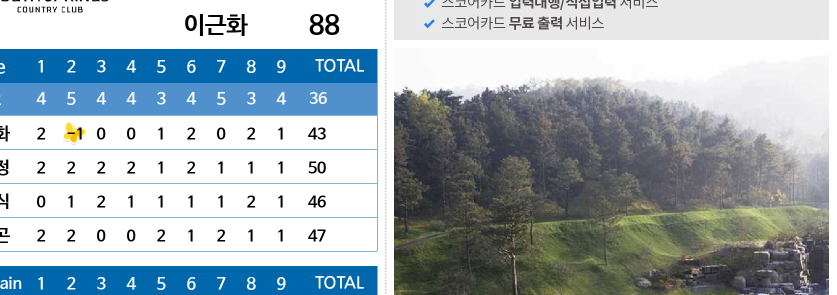
#> input picture test/case1_01_feature_crop.png, 1673 x 590 px, found by its file name (shown at 1/2 size); its folder holds only this picture in this run
$ python image_clean_tst_01.py
#> lines starting #> are read from the running program, lines starting #| are printed output that depends on the picture; after the words box and inside, x2 and y2 are one past the last pixel; in counts of white or black regions, pixels touching at a corner belong together
### modules/image_cleaner.py
"""
이미지 정리 모듈

의도: 케이스별로 이미지를 정리하여 OCR 정확도 향상
- case1: 검은색 외 색상 제거
- case2: 번호별 다른 처리 (숫자/기호 모드)
- case3: case1과 동일
"""

import os
import cv2
import numpy as np
import logging
import sys
sys.path.append(os.path.dirname(os.path.dirname(os.path.abspath(__file__))))
from modules.utils import ensure_directory
from config import BLACK_THRESHOLD, EXCLUDE_INDICES, IMAGE_EXTENSIONS

logger = logging.getLogger(__name__)

class ImageCleaner:
    """이미지 정리 싱글톤 클래스

    의도: 프로젝트 전체에서 단일 인스턴스로 이미지 정리 작업 수행
    """

    _instance = None

    def __new__(cls):
        if cls._instance is None:
            cls._instance = super(ImageCleaner, cls).__new__(cls)
            cls._instance._initialized = False
        return cls._instance

    def __init__(self):
        """이미지 정리기 초기화

        의도: 설정값을 config에서 로드하여 인스턴스 생성
        """
        if not self._initialized:
            self.black_threshold = BLACK_THRESHOLD
            self.exclude_indices = EXCLUDE_INDICES
            self._initialized = True
            logger.debug("ImageCleaner 초기화 완료")

    @classmethod
    def get_instance(cls):
        """싱글톤 인스턴스 반환

        의도: 어디서든 동일한 인스턴스 접근 가능
        """
        if cls._instance is None:
            cls._instance = ImageCleaner()
        return cls._instance

    # [32 lines left out: function _should_process_image, not called in this run]

    def clean_case1(self, image_path):
        """case1 이미지 정리

        의도: 검은색 외 모든 색상을 제거하여 OCR 정확도 향상

        Args:
            image_path: 처리할 이미지 경로

        Returns:
            정리된 이미지 또는 None (실패 시)
        """
#> called with image_path = 'test/case1_01_feature_crop.png'
        img = cv2.imread(image_path)
#> img is the input picture: shape (590, 1673, 3); mean B, G, R 183.8, 176.1, 162.9
        if img is None:
            logger.error(f"이미지 로드 실패: {image_path}")
            return None

        try:
            # 그레이스케일 변환
            if len(img.shape) == 3:
                gray = cv2.cvtColor(img, cv2.COLOR_BGR2GRAY)
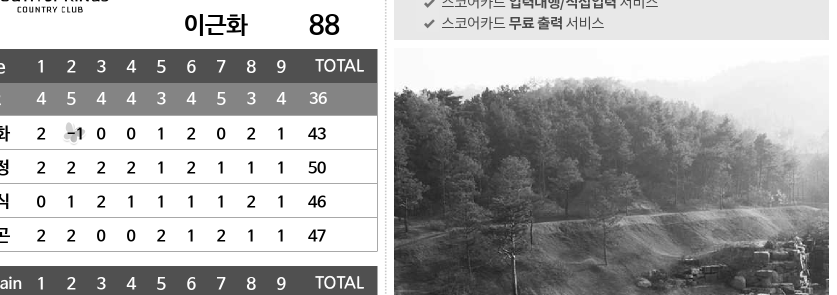
#> gray: shape (590, 1673) (shown at 1/2 size); min 0, max 255, mean 173.1
            else:
                gray = img

            # 검은색 마스크 생성
            black_mask = gray < self.black_threshold
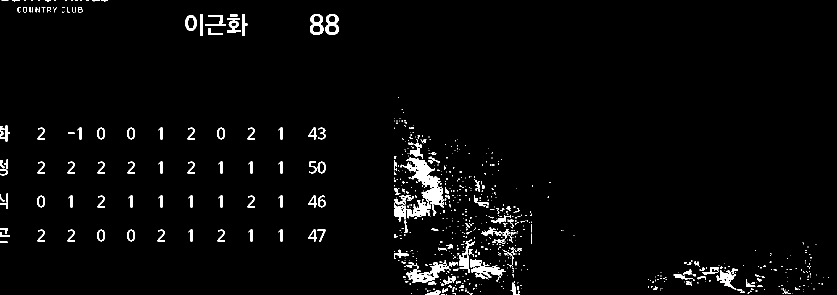
#> black_mask: shape (590, 1673) bool (shown at 1/2 size); 2.6% white; 720 white regions (558 under 20 px), largest, box (x1, y1, x2, y2) and area: (788, 315, 889, 443) 4232, (812, 525, 901, 566) 1295, (943, 524, 1011, 558) 898

            # 검은색이 아닌 픽셀을 흰색으로 변경
            cleaned = gray.copy()
            cleaned[~black_mask] = 255
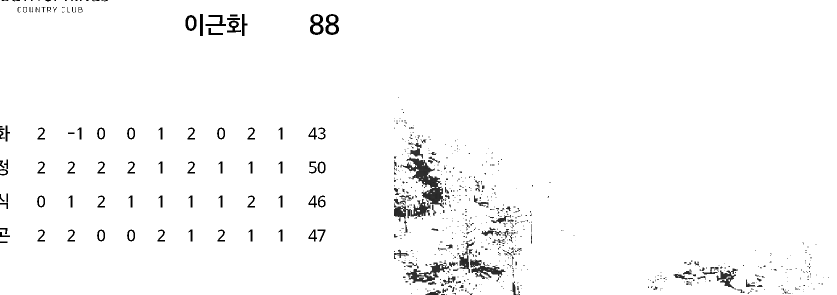
#> cleaned: shape (590, 1673) (shown at 1/2 size); min 0, max 255, mean 249.1

            logger.debug(f"case1 이미지 정리 완료: {image_path}")
            return cleaned
        except Exception as e:
            logger.error(f"case1 이미지 정리 실패 ({image_path}): {e}")
            return None

    # [178 lines left out: functions clean_case2, _extract_symbols, _process_normal_mode, _process_background_mode, clean_folder, not called in this run]

### config.py
"""
골프 스코어카드 인식 프로젝트 설정 파일

의도:
    - 모든 모듈에서 공통으로 사용하는 설정값들을 중앙에서 일관되게 관리합니다.
    - 기능(동작)을 변경하지 않기 위해 기존 기본값을 그대로 유지하고,
      필요 시 환경변수(.env 포함)로 덮어쓸 수 있도록 합니다.

환경변수 규칙(기본값 유지):
    - 값이 제공되지 않으면 기존 하드코딩 값이 그대로 사용됩니다.
    - 제공되면 안전한 파싱을 거쳐 해당 설정에만 반영됩니다.

Google-style Docstring 규약을 따라 모듈의 의도를 명확히 기술합니다.
"""

import os
from typing import Optional

# ==================== 기본 경로 설정 ====================
# 프로젝트 루트 디렉토리
PROJECT_ROOT = os.path.dirname(os.path.abspath(__file__))

# 데이터 폴더 경로 (data/ 폴더 내부로 변경)
DATA_FOLDER = os.path.join(PROJECT_ROOT, "data")

# 입력/출력 폴더 경로들
RAW_IMG_FOLDER = os.path.join(DATA_FOLDER, "raw_img")
RAW_IMG_UPSCALE_FOLDER = os.path.join(DATA_FOLDER, "raw_img_upscale")  # 업스케일링된 이미지 저장 폴더
RAW_CROP_NUM_FOLDER = os.path.join(DATA_FOLDER, "raw_crop")
RAW_CLEAN_NUM_FOLDER = os.path.join(DATA_FOLDER, "raw_clean")
RESULT_CONVERT_NUM_FOLDER = os.path.join(DATA_FOLDER, "result_convert")
RESULT_CLAUDE_FOLDER = os.path.join(DATA_FOLDER, "result_claude")

# ==================== 케이스 설정 ====================
# 케이스별 폴더 경로 함수
def get_case_folder(base_folder, case):
    """케이스별 폴더 경로를 반환합니다."""
    return os.path.join(base_folder, case)

# ==================== 환경변수 로딩 유틸 ====================
def _get_env_str(key: str, default: str) -> str:
    """문자열 환경변수 로더.

    의도:
        - 기능 불변을 위해 기본값을 유지하되, 환경변수가 있으면 덮어씁니다.

    Args:
        key: 환경변수 키
        default: 기본 문자열 값

    Returns:
        최종 문자열 값
    """
    return os.getenv(key, default)


def _get_env_int(key: str, default: int) -> int:
    """정수 환경변수 로더.

    Args:
        key: 환경변수 키
        default: 기본 정수 값

    Returns:
        최종 정수 값 (파싱 실패 시 기본값)
    """
    val = os.getenv(key)
    if val is None:
        return default
    try:
        return int(val)
    except ValueError:
        return default


def _get_env_float(key: str, default: float) -> float:
    """실수 환경변수 로더.

    Args:
        key: 환경변수 키
        default: 기본 실수 값

    Returns:
        최종 실수 값 (파싱 실패 시 기본값)
    """
    val = os.getenv(key)
    if val is None:
        return default
    try:
        return float(val)
    except ValueError:
        return default


# [14 lines left out: function _get_env_bool, not called in this run]


# ==================== Case2 설정 ====================
# case2 숫자 이미지 범위
CASE2_NUM_RANGE = (0, 21)  # 0~20번

# case2 기호 이미지 범위
CASE2_SIGN_RANGE = (21, 39)  # 21~38번

# case2 기호 매핑
CASE2_SYMBOL_MAP = {3: "-", 4: "", 5: "."}

# ==================== 이미지 정리 설정 ====================
# 색상 필터링 파라미터
BLACK_THRESHOLD = _get_env_int("BLACK_THRESHOLD", 50)  # 0~255

# 처리 제외할 이미지 번호들
EXCLUDE_INDICES = [
    0, 1, 2, 3, 4, 5, 6, 7, 8,  # 0~8번
    45, 46, 47, 48, 49, 50, 51, 52, 53,  # 45~53번
    90, 91, 92, 93, 94, 95, 96, 97, 98, 99, 100, 101, 102, 103, 104  # 90~104번
]

# ==================== 후처리 설정 ====================
# 후처리 임계값
MIN_TOTAL_THRESHOLD = _get_env_int("MIN_TOTAL_THRESHOLD", 30)  # total1, total2 최소값 임계값

# ==================== OCR 모델 설정 ====================
# TrOCR 모델 설정
TROCR_MODEL_NAME = _get_env_str("TROCR_MODEL_NAME", "microsoft/trocr-large-printed")

# ==================== 로깅 설정 ====================
import logging

# 로깅 레벨 설정
_LOG_LEVEL_NAME = _get_env_str("LOGGING_LEVEL", "INFO").upper()
LOGGING_LEVEL = getattr(logging, _LOG_LEVEL_NAME, logging.INFO)  # 운영: INFO, 개발: DEBUG

def setup_logging():
    """로깅 시스템 초기화

    의도: 프로젝트 전체의 로깅을 일관되게 설정
    운영(INFO): 주요 작업 흐름, 성공/실패 결과
    개발(DEBUG): 상세한 디버깅 정보
    """
    logging.basicConfig(
        level=LOGGING_LEVEL,
        format='%(asctime)s - %(name)s - %(levelname)s - %(message)s',
        datefmt='%Y-%m-%d %H:%M:%S'
    )

# 프로젝트 시작 시 로깅 설정
setup_logging()
# 기본 Claude 모델 (환경변수로 덮어쓰기 가능)
DEFAULT_CLAUDE_MODEL = _get_env_str("DEFAULT_CLAUDE_MODEL", "claude-opus-4-1-20250805")

# Claude API 개선된 프롬프트
CLAUDE_GOLF_PROMPT = """당신은 골프 스코어카드 분석 전문가입니다. 이미지에서 각 홀(1-18)의 'PAR' 정보와 플레이어의 'SCORE' 정보만을 추출해 주세요.

[필수 준수 규칙]

'PAR' 행과 'SCORE' (또는 '점수', 'Rnd' 등) 행만 추출합니다.

무시할 행: 'YARDS'(거리), 'PUTT'(퍼트수), 'Status', 'Points', '센서영상' 등 스코어와 직접 관련 없는 숫자 행은 반드시 무시하세요.

무시할 열: 'OUT', 'IN', 'TOTAL', 'T', '합계' 등 요약/합계 열은 반드시 무시하세요. 오직 1번부터 18번 홀까지의 데이터만 순서대로 추출합니다.

레이아웃 처리: 스코어카드가 전반(1-9)과 후반(10-18)으로 나뉘어 있어도, 항상 1번부터 18번 홀까지 순서대로 결합하여 제공해야 합니다.

스코어 유형: 스코어는 4, 5, 3처럼 절대 타수일 수도 있고, -1, 0, 1처럼 PAR 기준 상대 타수일 수도 있습니다. 테이블에 보이는 그대로 추출해 주세요.

다중 플레이어: 여러 명의 플레이어가 있다면 모두 감지하여 각각의 스코어를 추출합니다.

플레이어 이름: 이름이 명확히 보이면 그대로 사용하고, 이름이 없으면 'Player 1', 'Player 2' 등으로 지정해 주세요.

제공된 tool을 사용하여 구조화된 JSON 형식으로 응답해 주세요."""

# Claude API 유연한 Tool 스키마
CLAUDE_EXTRACT_SCORECARD_TOOL = {
    "name": "extract_golf_scorecard",
    "description": "골프 스코어카드에서 PAR 및 모든 플레이어의 스코어를 추출합니다.",
    "input_schema": {
        "type": "object",
        "properties": {
            "par": {
                "type": "array",
                "items": {"type": "integer"},
                "description": "홀 1~18의 PAR 값 배열 (총 18개)"
            },
            "players": {
                "type": "array",
                "items": {
                    "type": "object",
                    "properties": {
                        "name": {
                            "type": "string",
                            "description": "플레이어 이름 (e.g., 'Tiger Woods', '신재운'). 이름이 없으면 'Player 1' 등으로 지정."
                        },
                        "scores": {
                            "type": "array",
                            "items": {"type": "integer"},
                            "description": "해당 플레이어의 홀 1~18 스코어 배열 (총 18개). 테이블에 보이는 값 그대로(절대 또는 상대 스코어)."
                        }
                    },
                    "required": ["name", "scores"]
                },
                "description": "스코어카드에 있는 모든 플레이어의 목록"
            }
        },
        "required": ["par", "players"]
    }
}

# Claude API 파라미터
CLAUDE_MAX_TOKENS = _get_env_int("CLAUDE_MAX_TOKENS", 4000)

# ==================== 골프 스코어카드 데이터 구조 설정 ====================
# 컬럼명 설정
SCORECARD_COLUMNS = [f"{i}홀" for i in range(1, 19)] + ["total1", "total2", "sum"]

# 플레이어 수
NUM_PLAYERS = _get_env_int("NUM_PLAYERS", 5)

# 이미지 개수
NUM_IMAGES = _get_env_int("NUM_IMAGES", 123)  # 0~122

# ==================== 파일 확장자 설정 ====================
# 지원하는 이미지 확장자
IMAGE_EXTENSIONS = [
    ext.strip() for ext in _get_env_str(
        "IMAGE_EXTENSIONS",
        ".png,.jpg,.jpeg,.bmp,.tiff",
    ).split(",") if ext.strip()
]

# ==================== 출력 설정 ====================
# CSV 인코딩
CSV_ENCODING = _get_env_str('CSV_ENCODING', 'utf-8-sig')

# ==================== Super Resolution 설정 ====================
# EDSR 모델 폴더
MODELS_FOLDER = os.path.join(PROJECT_ROOT, "models")

# EDSR 모델 다운로드 URL
EDSR_MODEL_URL = _get_env_str(
    "EDSR_MODEL_URL",
    "https://github.com/Saafke/EDSR_Tensorflow/raw/master/models/EDSR_x4.pb"
)

# 업스케일링 후 이미지 최대 크기
UPSCALE_MAX_SIZE = _get_env_int("UPSCALE_MAX_SIZE", 2000)

# ==================== Claude API 개선 설정 ====================
# API 재시도 횟수
CLAUDE_MAX_RETRIES = _get_env_int("CLAUDE_MAX_RETRIES", 3)

# 이미지 압축 최대 크기 (MB)
IMAGE_MAX_SIZE_MB = _get_env_float("IMAGE_MAX_SIZE_MB", 4.5)

# JPEG 압축 초기 품질
JPEG_INITIAL_QUALITY = _get_env_int("JPEG_INITIAL_QUALITY", 95)

# JPEG 압축 최소 품질
JPEG_MIN_QUALITY = _get_env_int("JPEG_MIN_QUALITY", 30)

### past_code/image_clean_tst_01.py
"""
test 폴더의 이미지들을 case1 방식으로 클리닝하여 test_clean 폴더에 저장하는 테스트 스크립트
"""

import os
import logging
import sys
import cv2

# 프로젝트 루트를 sys.path에 추가
sys.path.append(os.path.dirname(os.path.abspath(__file__)))

from modules.image_cleaner import ImageCleaner

# 로깅 설정
logging.basicConfig(
    level=logging.INFO,
    format='%(asctime)s - %(name)s - %(levelname)s - %(message)s'
)
logger = logging.getLogger(__name__)

def main():
    """test 폴더의 이미지들을 case1 방식으로 클리닝"""

    # 폴더 경로 설정
    test_folder = "test"
    test_clean_folder = "test_clean"

    # test_clean 폴더가 없으면 생성
    os.makedirs(test_clean_folder, exist_ok=True)
    logger.info(f"출력 폴더 생성: {test_clean_folder}")

    # test 폴더 존재 확인
    if not os.path.exists(test_folder):
        logger.error(f"입력 폴더가 존재하지 않습니다: {test_folder}")
        return False

    # test 폴더의 이미지 파일 개수 확인
    image_files = [f for f in os.listdir(test_folder) if f.lower().endswith(('.png', '.jpg', '.jpeg'))]
    logger.info(f"처리할 이미지 파일 개수: {len(image_files)}")

    if not image_files:
        logger.warning("처리할 이미지 파일이 없습니다.")
        return False

    try:
        # ImageCleaner 인스턴스 가져오기
        cleaner = ImageCleaner.get_instance()
        logger.info("ImageCleaner 인스턴스 초기화 완료")

        # case1 방식으로 개별 이미지 클리닝 수행
        logger.info("case1 방식으로 이미지 클리닝 시작...")
        processed_count = 0

        for image_file in image_files:
            try:
                input_path = os.path.join(test_folder, image_file)
                output_path = os.path.join(test_clean_folder, image_file)

                # case1 방식으로 클리닝
                cleaned_image = cleaner.clean_case1(input_path)

                if cleaned_image is not None:
                    cv2.imwrite(output_path, cleaned_image)
                    processed_count += 1
                    logger.debug(f"처리 완료: {image_file}")
                else:
                    logger.warning(f"클리닝 실패: {image_file}")

            except Exception as e:
                logger.error(f"이미지 처리 실패 ({image_file}): {e}")
                continue

        if processed_count > 0:
            logger.info(f"✅ 이미지 클리닝 완료: {processed_count}개 처리")
            return True
        else:
            logger.error("❌ 처리된 이미지가 없습니다")
            return False

    except Exception as e:
        logger.error(f"클리닝 중 오류 발생: {e}")
        return False

if __name__ == "__main__":
    success = main()
    if success:
        print("\n🎉 테스트 완료: test 폴더의 이미지들이 test_clean 폴더에 클리닝되어 저장되었습니다.")
    else:
        print("\n❌ 테스트 실패: 이미지 클리닝 중 오류가 발생했습니다.")

$ run again, on test/case3_01_between_group_3.png
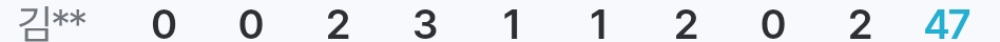
#> input picture test/case3_01_between_group_3.png, 1000 x 42 px, found by its file name
#> in clean_case1, img is the input picture: shape (42, 1000, 3); mean B, G, R 238.6, 234.2, 231.4
#> in clean_case1, `black_mask = gray < self.black_threshold`:
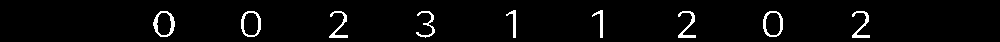
#> black_mask: shape (42, 1000) bool; 3.2% white; 9 white regions, largest, box (x1, y1, x2, y2) and area: (153, 11, 175, 37) 198, (763, 11, 783, 37) 173, (241, 11, 261, 37) 172
#> in clean_case1, `cleaned[~black_mask] = 255`:
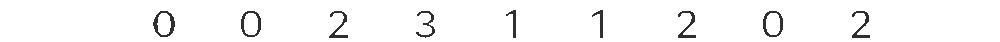
#> cleaned: shape (42, 1000); min 46, max 255, mean 248.3

$ run again, on test/case3_01_between_group_4.png
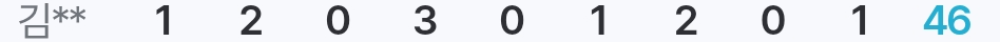
#> input picture test/case3_01_between_group_4.png, 1000 x 42 px, found by its file name
#> in clean_case1, img is the input picture: shape (42, 1000, 3); mean B, G, R 238.9, 234.5, 231.2
#> in clean_case1, `black_mask = gray < self.black_threshold`:
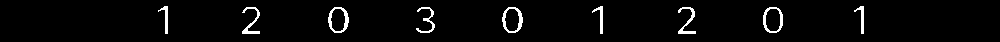
#> black_mask: shape (42, 1000) bool; 3.1% white; 9 white regions, largest, box (x1, y1, x2, y2) and area: (328, 7, 349, 33) 190, (502, 7, 523, 33) 190, (763, 7, 783, 33) 174
#> in clean_case1, `cleaned[~black_mask] = 255`:
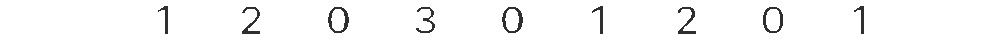
#> cleaned: shape (42, 1000); min 46, max 255, mean 248.5

$ run again, on test/case3_01_between_group_5.png
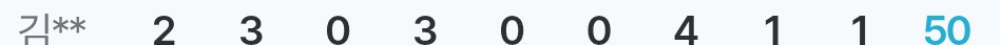
#> input picture test/case3_01_between_group_5.png, 1000 x 45 px, found by its file name
#> in clean_case1, img is the input picture: shape (45, 1000, 3); mean B, G, R 239.6, 235.1, 232.1
#> in clean_case1, `black_mask = gray < self.black_threshold`:
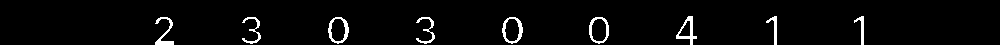
#> black_mask: shape (45, 1000) bool; 3.2% white; 9 white regions, largest, box (x1, y1, x2, y2) and area: (328, 17, 349, 44) 195, (502, 17, 523, 44) 195, (676, 16, 697, 45) 193
#> in clean_case1, `cleaned[~black_mask] = 255`:
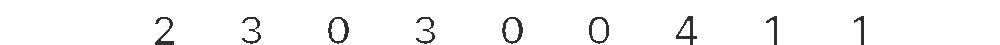
#> cleaned: shape (45, 1000); min 46, max 255, mean 248.3

$ run again, on test/case2_02_feature_crop.png
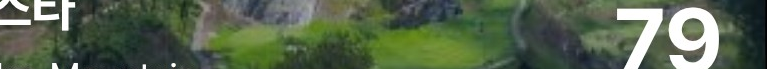
#> input picture test/case2_02_feature_crop.png, 767 x 69 px, found by its file name
#> in clean_case1, img is the input picture: shape (69, 767, 3); mean B, G, R 77.4, 100.5, 85.8
#> in clean_case1, `black_mask = gray < self.black_threshold`:
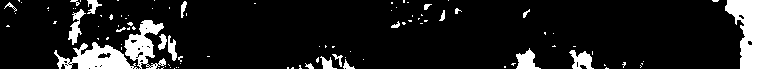
#> black_mask: shape (69, 767) bool; 11.6% white; 100 white regions (78 under 20 px), largest, box (x1, y1, x2, y2) and area: (725, 0, 767, 69) 2014, (54, 42, 138, 69) 1188, (124, 20, 166, 69) 950
#> in clean_case1, `cleaned[~black_mask] = 255`:
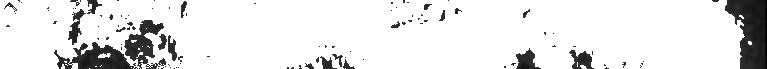
#> cleaned: shape (69, 767); min 0, max 255, mean 229.9
